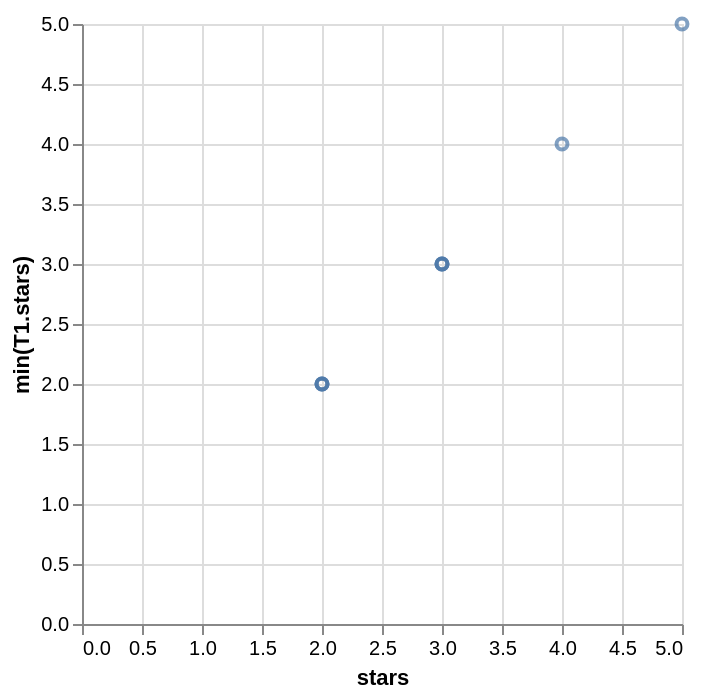

Express this chart as Vega-Lite.
### Vega-Lite specification from a JSON file in a GitHub repository (floating-point values rounded to 4 significant figures)
{"data": {"values": [{"x_data": 2, "y_data": 2}, {"x_data": 4, "y_data": 4}, {"x_data": 2, "y_data": 2}, {"x_data": 3, "y_data": 3}, {"x_data": 2, "y_data": 2}, {"x_data": 3, "y_data": 3}, {"x_data": 5, "y_data": 5}, {"x_data": 3, "y_data": 3}]}, "mark": "point", "encoding": {"x": {"field": "x_data", "type": "quantitative", "title": "stars"}, "y": {"field": "y_data", "type": "quantitative", "title": "min(T1.stars)"}}}
